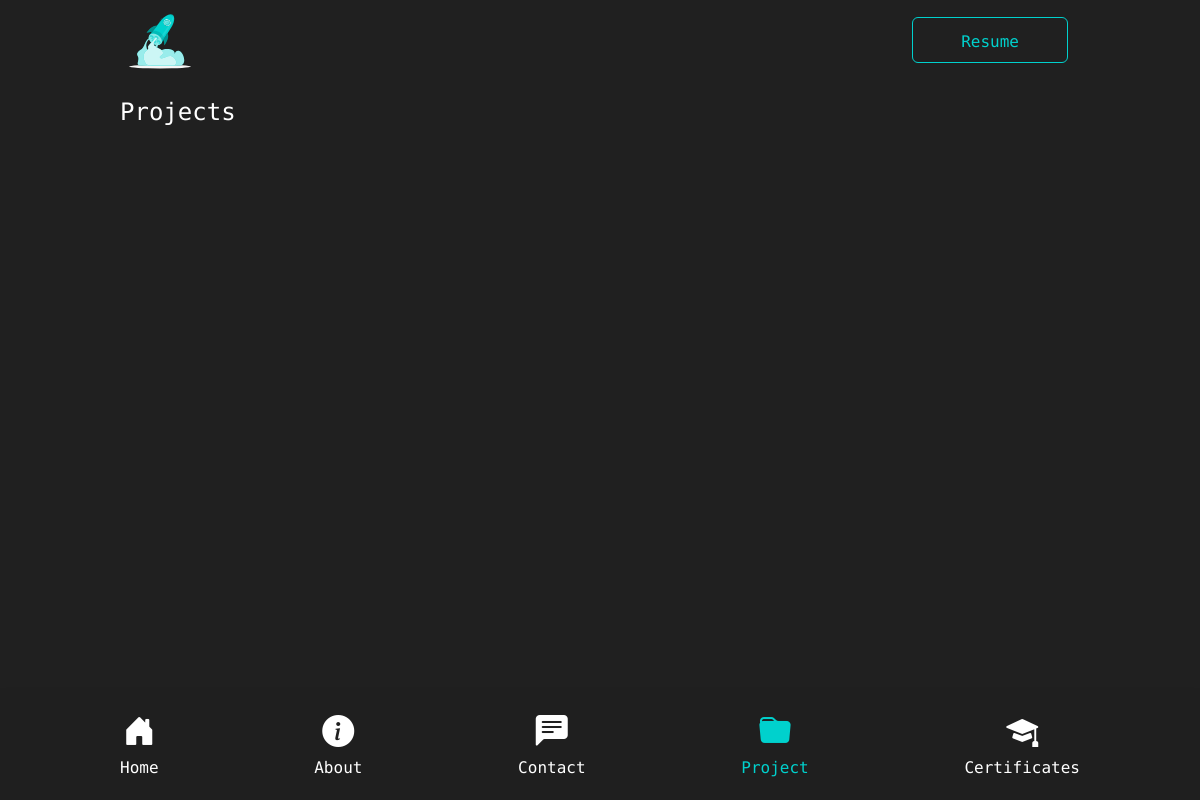
The page /projects/ on the database as committed earlier.
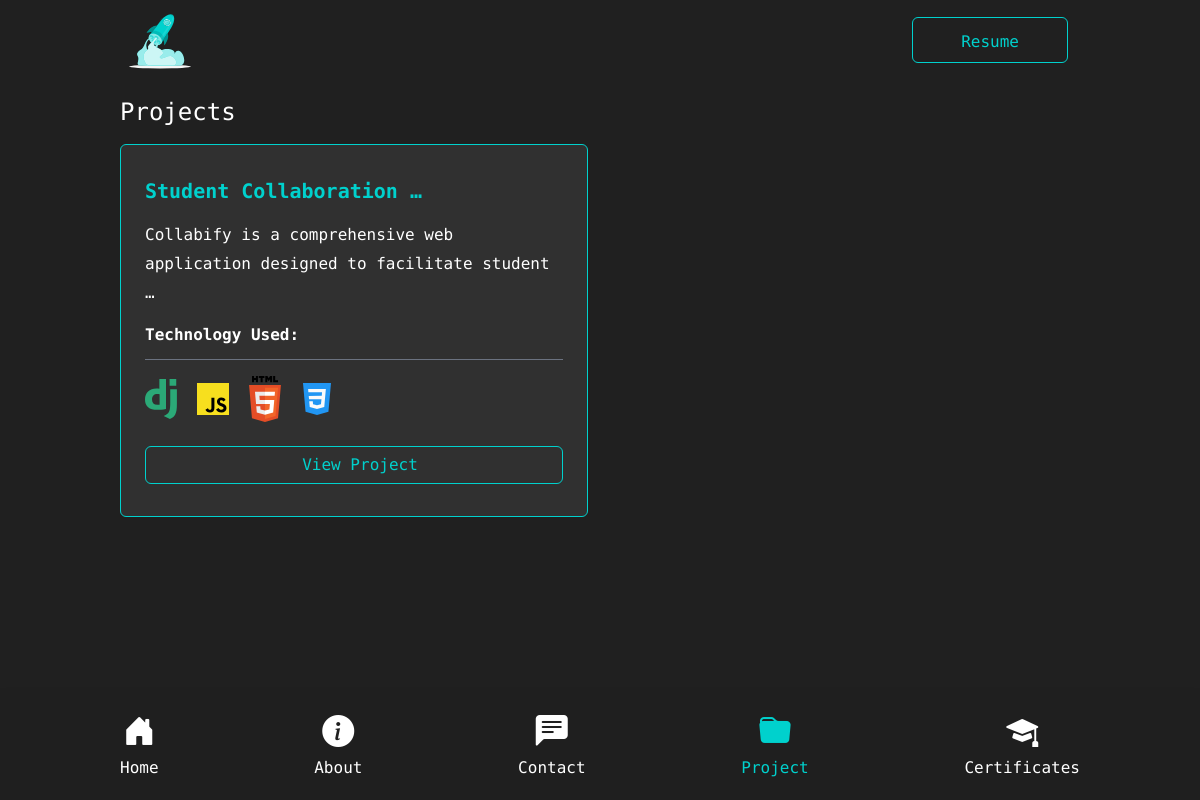
The same page on the database as committed later.
### portfolio/models.py (models this page shows, shortened)
class Project(models.Model):
    title = models.CharField(max_length=30)
    description = models.TextField()
    link = models.URLField(blank=True)
    technologies_used = models.ManyToManyField(Technology)
    class Meta:
        db_table = 'project'

class Technology(models.Model):
    name = models.CharField(max_length=255)
    image = models.FileField()
    class Meta:
        db_table = 'technology'
        verbose_name_plural = 'technologies'

### portfolio/views.py (the view)
# urls.py: path('projects/', ProjectListView.as_view(), name='projects'),
class ProjectListView(ListView):
    model = Project
    template_name = 'portfolio/projects.html'
    context_object_name = 'projects'

### portfolio/templates/portfolio/projects.html (shortened to what this page needs)
{% extends './base.html' %}
{% load static %}
{% block content %}
<section class="h-full">
    <div class="container w-[90%] 2xl:w-[70%] lg:w-[80%] md:w-[85%]  mx-auto xl:mt-[2rem] mt-[1rem] slide-in-bottom">
        <h1 class="text-white text-xl lg:text-2xl 2xl:text-3xl ">Projects</h1>
        <div class="grid xl:grid-cols-3 grid-cols-1 md:grid-cols-2  gap-[1.5rem]   mt-[1rem] ">
            {% for project in projects %}
            <div class="bg-[#303030] hover:bg-[#3E4040] border border-[#00D1CD]  ease-in-out duration-300 py-[2rem] px-[1.5rem] rounded-md">
                <h1 class="text-[#00D1CD] font-bold text-lg xl:text-xl lg:text-xl">{{project.title|truncatewords:2}} </h1>
                <p class="text-white text-sm lg:text-[1rem] mt-[1rem] leading-[1.8]">{{project.description|truncatewords:10}}</p>
                <div class="mt-[1rem]">
                    <h3 class="text-white font-bold">Technology Used:</h3>
                    <div class="divide-y w-full h-[1px] bg-gray-500 mt-3"></div>
                    <ul class="mt-[1rem] flex gap-5 items-center">
                        {% for tech in project.technologies_used.all %}
                        <li><img class="w-[2rem]" src="{{tech.image.url}}" alt=""></li>
                        {% endfor %}
                    </ul>
                    <div class="mt-[1.5rem]">
                        <a href="" class="text-[#00D1CD] gap-3 flex items-center justify-center w-full  border hover:bg-[#00D1CD] duration-300 ease-in-out hover:text-gray-800 hover:font-bold rounded-md border-[#00D1CD] xl:px-[2rem] py-[0.4rem]"> View Project</a>
                    </div>
                </div>
            </div>
            {% endfor %}
        </div>
        <div class="lg:h-[10rem] h-[8rem]">
        </div>
    </div>
</section>
{% endblock content %}

### portfolio/templates/portfolio/base.html (shortened to what this page needs)
<!DOCTYPE html>
{% load static tailwind_tags %} {% load static %}
<html lang="en">
  <head>
    <link rel="stylesheet" href="{% static 'css/custom.css' %}" />
    <link
      rel="stylesheet"
      href="https://unicons.iconscout.com/release/v4.0.8/css/line.css" />
    <link
      rel="stylesheet"
      href="https://cdn.jsdelivr.net/npm/bootstrap-icons@1.11.2/font/bootstrap-icons.min.css" />
    {% tailwind_css %}
  </head>
  <body class="h-[100vh] overflow-auto">
    <div id="main" class="relative h-full">
      {% include './navbar.html' %}
      {% block content %}
      {% endblock content %}
      <div
        class="h-[5rem] md:h-[7rem] 2xl:h-[8rem] xl:h-[7rem] flex items-center z-10 fixed bottom-0 right-0 left-0 bg-gradient-to-tr w-full bg-[#202020] bg-opacity-70 shadow-md backdrop-filter backdrop-blur-md">
        <div
          class="container w-[90%] md:w-[85%] 2xl:w-[70%] lg:w-[80%] mx-auto">
          <ul class="xl:grid gap-3 xl:grid-cols-5 flex justify-between">
            <li class="">
              <a
                class="text-[1.7rem] md:text-[2rem] {% if request.path == '/'%} text-[#00D1CD] {% else %} text-white{% endif %} xl:hidden flex flex-col gap-0 items-center"
                href="{% url 'home' %}"
                hx-get="{% url 'home' %}"
                hx-target="#main"
                hx-push-url="true"
                hx-trigger="click"
                ><i class="bi bi-house-door-fill"></i>
                <span class="text-[0.7rem] md:text-[1rem]">Home</span></a
              >
            </li>
            <li class="">
              <a
                class="text-[1.7rem] md:text-[2rem] {% if request.path == '/about/'%} text-[#00D1CD] {% else %} text-white{% endif %} items-center xl:hidden flex flex-col gap-0"
                hx-target="#main"
                hx-get="{% url 'about' %}"
                hx-push-url="true"
                hx-trigger="click"
                ><i class="bi bi-info-circle-fill"></i>
                <span class="text-[0.7rem] md:text-[1rem]">About</span></a
              >
            </li>
            <li class="">
              <a
                class="text-[1.7rem] md:text-[2rem] items-center {% if request.path == '/contact/'%} text-[#00D1CD] {% else %} text-white{% endif %} xl:hidden flex flex-col"
                hx-get="{% url 'contact' %}"
                hx-target="#main"
                hx-push-url="true"
                href="{% url 'contact' %}"
                hx-trigger="click"
                ><i class="bi bi-chat-left-text-fill"></i
                ><span class="text-[0.7rem] md:text-[1rem]">Contact</span></a
              >
            </li>
            <li class="">
              <a
                class="text-[1.7rem] md:text-[2rem] items-center {% if request.path == '/projects/'%} text-[#00D1CD] {% else %} text-white{% endif %} xl:hidden flex flex-col"
                href="{% url 'projects' %}"
                hx-get="{% url 'projects' %}"
                hx-target="#main"
                hx-push-url="true"
                ><i class="bi bi-folder-fill"></i
                ><span class="text-[0.7rem] md:text-[1rem]">Project</span></a
              >
            </li>
            <li class="">
              <a
                class="text-[1.7rem] md:text-[2rem] items-center {% if request.path == '/certifications/'%} text-[#00D1CD] {% else %} text-white{% endif %} xl:hidden flex flex-col"
                href="{% url 'certifications' %}"
                hx-get="{% url 'certifications' %}"
                hx-target="#main"
                hx-push-url="true"
                ><i class="bi bi-mortarboard-fill"></i
                ><span class="text-[0.7rem] md:text-[1rem]"
                  >Certificates</span
                ></a
              >
            </li>
          </ul>
        </div>
      </div>
    </div>
  </body>
</html>

### portfolio/templates/portfolio/navbar.html (shortened to what this page needs)
{% load static %}
<header
  class="h-[5rem] flex justify-center items-center bg-[#202020] z-10 sticky top-0">
  <nav
    class="flex mx-auto w-[90%] lg:w-[80%] 2xl:w-[70%] md:w-[85%] justify-between items-center relative">
    <a href="{% url 'home' %}" hx-get="{% url 'home' %}" hx-push-url="true" hx-target="#main">
      <img class="w-[5rem]" src="{% static 'media/rocket.svg' %}" alt="">
    </a>
    <div class="flex items-center gap-3">
      <a
        class="text-[#00D1CD] hover:bg-[#00D1CD] hover:text-gray-900  border border-[#00D1CD] px-[3rem] py-[0.5rem] w-full  rounded-md cursor-pointer duration-300 ease-in-out lg:block hidden md:hidden"
        href="index.php?page=contact"
        > Resume</a
      >
    </div>
  </nav>
</header>

### static/css/custom.css (style rules this page uses)
.slide-in-bottom { animation: slide-in-bottom 0.5s cubic-bezier(0.25, 0.46, 0.45, 0.94) both; }

### portfolio/templates/portfolio/base.html (style rules this page uses)
body { font-family: "Space Mono", sans-serif; background: #202020; }

Rows that differ between the two databases and show on the page:
added Project: title "Student Collaboration …", description "Collabify is a comprehensive web application designed to facilitate student …"
added Technology: image (picture)
added Technology: image (picture)
added Technology: image (picture)
added Technology: image (picture)
